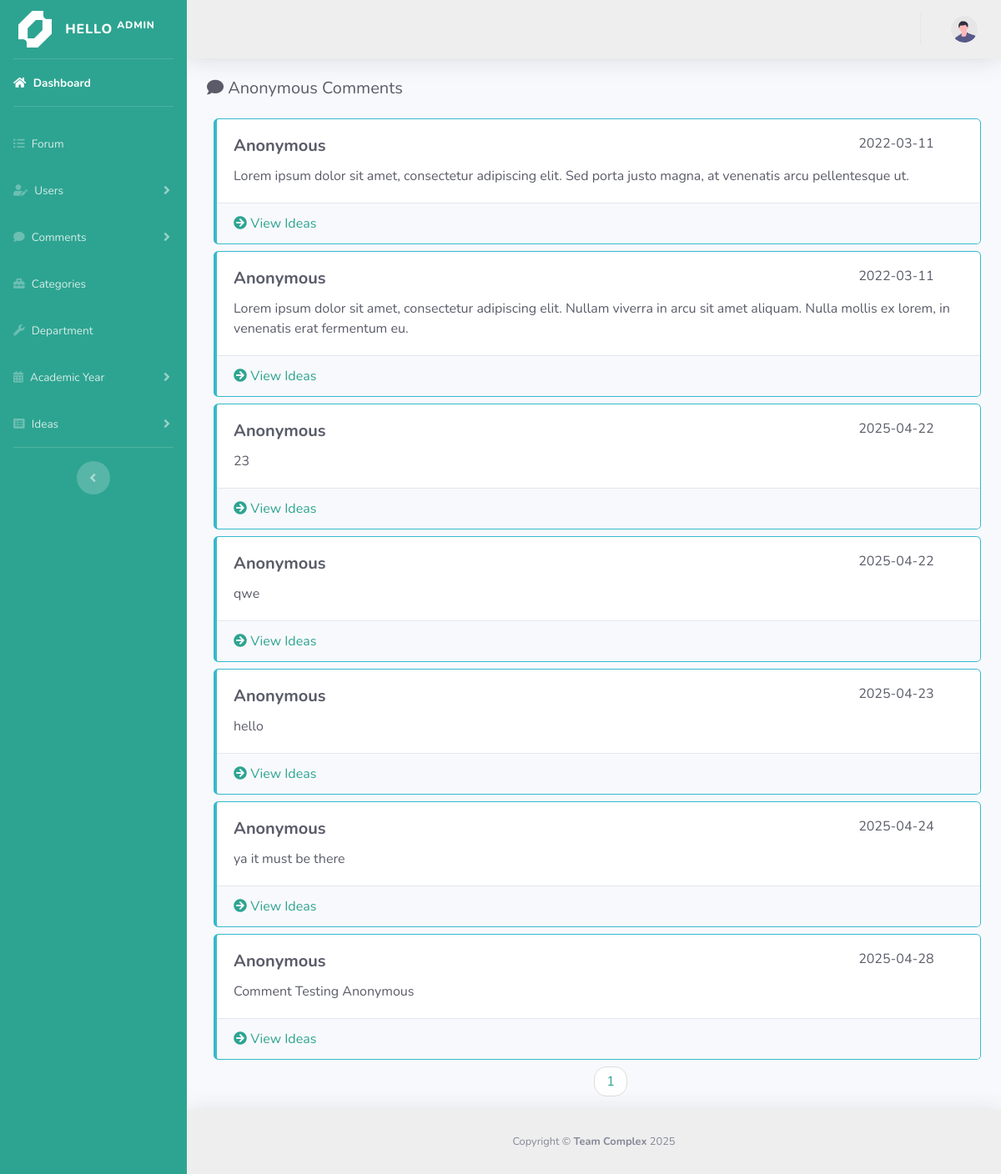
The app's page /admin/anon_comments.php with its own data.
### tables this page shows
CREATE TABLE `comments` (
  `comment_id` int NOT NULL AUTO_INCREMENT,
  `comment_content` text NOT NULL,
  `comment_checkbox` varchar(30) NOT NULL,
  `user_id` int NOT NULL,
  `idea_id` int NOT NULL,
  `comment_date` date NOT NULL,
  PRIMARY KEY (`comment_id`),
  KEY `idea_id` (`idea_id`),
  CONSTRAINT `comments_ibfk_1` FOREIGN KEY (`idea_id`) REFERENCES `ideas` (`idea_id`) ON DELETE CASCADE ON UPDATE CASCADE
);

### admin/anon_comments.php (the view, shortened to what this page needs)
<?php include "include/header.php"; ?>
<body id="page-top">
<div id="wrapper">
    <?php include "include/sidebar.php"; ?>
    <div id="content-wrapper" class="d-flex flex-column" >
        <div id="content">
            <?php include "include/topbar.php"; ?>
            <div class="container-fluid">
                <div class="d-sm-flex align-items-center justify-content-between mb-4">
                    <h1 class="h5 mb-0 text-gray-800"><i class="fas fa-comment"></i> Anonymous Comments</h1>
                </div>
                <?php
                $per_page = 10;
                if (isset($_GET['page'])) {
                    $page = $_GET['page'];
                }
                else{
                    $page = "";
                }
                if($page == "" || $page == 1){
                    $page_1= 0;
                }
                else{
                    $page_1=($page * $per_page) - $per_page;
                }
                $post_query_count  =  "SELECT comment_id FROM comments WHERE comment_checkbox='anonymous'";
                $find_count        =  mysqli_query($connection, $post_query_count);
                $count             =  mysqli_num_rows($find_count);
                if($count < 1){
                    echo "<h4 class='text-center'><i class='fas fa-grin-beam-sweat'></i> No Comments available</h4>";
                } else {
                    $count = ceil($count / $per_page);
                    $select_comments = mysqli_query($connection, "SELECT * FROM comments WHERE comment_checkbox='anonymous' LIMIT $page_1, $per_page");
                    while($row = mysqli_fetch_array($select_comments)){
                        $comment_content  =  $row['comment_content'];
                        $comment_checkbox =  $row['comment_checkbox'];
                        $comment_user_id  =  $row['user_id'];
                        $comment_idea_id  =  $row['idea_id'];
                        $comment_date     =  $row['comment_date'];
                        ?>
                        <div class="card mb-2 mt-2 border-left-info border-info text-dark ml-2">
                            <div class="card-body">
                                <h1 class="h5 card-title">
                                    <div class="row">
                                        <div class="col-10 font-weight-bold">
                                            <?php
                                            if ($comment_checkbox === 'anonymous') {
                                                echo "Anonymous";
                                            } else {
                                                $select_user       =  "SELECT * FROM users WHERE user_id = $comment_user_id";
                                                $select_user_query =  mysqli_query($connection, $select_user);
                                                while ($row = mysqli_fetch_assoc($select_user_query)) {
                                                    echo $username =  $row['username'];
                                                }
                                            }
                                            ?>
                                        </div>
                                        <div class="col-sm-2 small"><?php echo $comment_date; ?></div>
                                    </div>
                                </h1>
                                <div class="card-text"><?php echo $comment_content; ?></div>
                            </div>
                            <div class="card-footer">
                                <a href="show_idea_detail.php?i_id=<?php echo $comment_idea_id; ?>" style="text-decoration: none;">
                                    <i class="fas fa-arrow-circle-right"></i> View Ideas</a>
                            </div>
                        </div>
                    <?php }} ?>
                <center>
                    <ul class="pager" >
                        <?php
                        for ($i=1; $i <= $count ; $i++) {
                            if($i == $page){
                                echo "<li><a class='active_link' href='anon_comments.php?page=$i'>$i</a></li>";
                            }
                            else{
                                echo "<li><a href='anon_comments.php?page=$i'>$i</a></li>";
                            }
                        }
                        ?>
                    </ul>
                </center>
            </div>
        </div>
        <?php include "include/footer.php"; ?>

### admin/anon_comments.php (style rules this page uses)
.pager li { display:inline }
.pager li>a, .pager li>span { display:inline-block;padding:5px 14px;background-color:#fff;border:1px solid #ddd;border-radius:15px }

### records on screen
comments: comment_checkbox "Anonymous", comment_date "2022-03-11", comment_content "Lorem ipsum dolor sit amet, consectetur adipiscing elit. Sed porta justo magna, at venenatis arcu pellentesque ut."
comments: comment_checkbox "Anonymous", comment_date "2022-03-11", comment_content "Lorem ipsum dolor sit amet, consectetur adipiscing elit. Nullam viverra in arcu sit amet aliquam. Nulla mollis ex lorem, in venenatis erat fermentum eu."
comments: comment_checkbox "Anonymous", comment_date "2025-04-22", comment_content "23"
comments: comment_checkbox "Anonymous", comment_date "2025-04-22", comment_content "qwe"
comments: comment_checkbox "Anonymous", comment_date "2025-04-23", comment_content "hello"
comments: comment_checkbox "Anonymous", comment_date "2025-04-24", comment_content "ya it must be there"
comments: comment_checkbox "Anonymous", comment_date "2025-04-28", comment_content "Comment Testing Anonymous"
